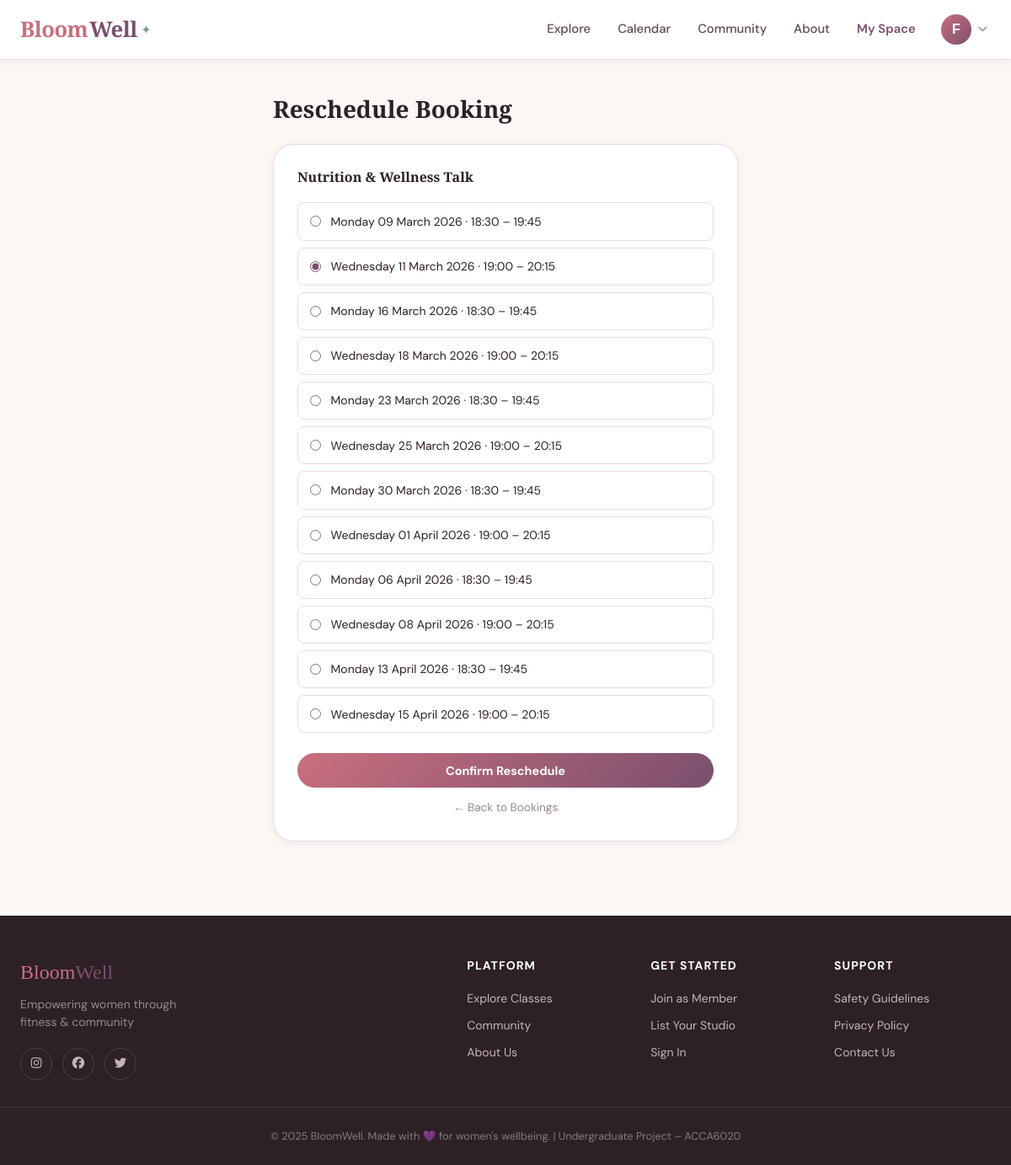
The app's page /member/booking/reschedule/10 (signed in) with its own data.
### app/models/__init__.py (models this page shows, shortened)
class User(UserMixin, db.Model):
    __tablename__ = 'users'
    id = db.Column(db.Integer, primary_key=True)
    email = db.Column(db.String(120), unique=True, nullable=False, index=True)
    username = db.Column(db.String(80), unique=True, nullable=False)
    password_hash = db.Column(db.String(256), nullable=False)
    role = db.Column(db.String(20), nullable=False, default='member')
    full_name = db.Column(db.String(120))
    profile_image = db.Column(db.String(200), default='default_avatar.png')
    bio = db.Column(db.Text)
    location = db.Column(db.String(120))
    phone = db.Column(db.String(20))
    is_active = db.Column(db.Boolean, default=True)
    is_verified = db.Column(db.Boolean, default=False)
    created_at = db.Column(db.DateTime, default=datetime.utcnow)
    last_seen = db.Column(db.DateTime, default=datetime.utcnow)
    member_profile = db.relationship('MemberProfile', backref='user', uselist=False, cascade='all, delete-orphan')
    provider_profile = db.relationship('ProviderProfile', backref='user', uselist=False, cascade='all, delete-orphan')
    bookings = db.relationship('Booking', backref='user', lazy='dynamic', cascade='all, delete-orphan')
    reviews = db.relationship('Review', backref='user', lazy='dynamic', cascade='all, delete-orphan')
    reports = db.relationship('Report', backref='reporter', lazy='dynamic', cascade='all, delete-orphan', foreign_keys='Report.reporter_id')
    discussions = db.relationship('Discussion', backref='author', lazy='dynamic', cascade='all, delete-orphan')
    discussion_replies = db.relationship('DiscussionReply', backref='author', lazy='dynamic', cascade='all, delete-orphan')
    def is_admin(self): return self.role == 'admin'
    def is_provider(self): return self.role == 'provider'
    def is_member(self): return self.role == 'member'

class FitnessClass(db.Model):
    __tablename__ = 'fitness_classes'
    id = db.Column(db.Integer, primary_key=True)
    provider_id = db.Column(db.Integer, db.ForeignKey('provider_profiles.id'), nullable=False)
    title = db.Column(db.String(150), nullable=False)
    description = db.Column(db.Text)
    activity_type = db.Column(db.String(50), nullable=False)
    difficulty_level = db.Column(db.String(20))
    duration_minutes = db.Column(db.Integer)
    max_capacity = db.Column(db.Integer, default=20)
    current_bookings = db.Column(db.Integer, default=0)
    price = db.Column(db.Float, default=0.0)
    is_free = db.Column(db.Boolean, default=False)
    is_online = db.Column(db.Boolean, default=False)
    is_women_only = db.Column(db.Boolean, default=True)
    is_active = db.Column(db.Boolean, default=True)
    image = db.Column(db.String(200))
    location = db.Column(db.String(300))
    city = db.Column(db.String(100))
    postcode = db.Column(db.String(20))
    language = db.Column(db.String(50), default='English')
    accessibility_info = db.Column(db.Text)
    cover_image_url = db.Column(db.String(500))  # External image URL for display
    latitude = db.Column(db.Float)   # For map display
    longitude = db.Column(db.Float)  # For map display
    created_at = db.Column(db.DateTime, default=datetime.utcnow)
    schedules = db.relationship('ClassSchedule', backref='fitness_class', lazy='dynamic', cascade='all, delete-orphan')
    bookings = db.relationship('Booking', backref='fitness_class', lazy='dynamic', cascade='all, delete-orphan')
    reviews = db.relationship('Review', backref='fitness_class', lazy='dynamic', cascade='all, delete-orphan')

class ClassSchedule(db.Model):
    __tablename__ = 'class_schedules'
    id = db.Column(db.Integer, primary_key=True)
    class_id = db.Column(db.Integer, db.ForeignKey('fitness_classes.id'), nullable=False)
    date = db.Column(db.Date, nullable=False)
    start_time = db.Column(db.Time, nullable=False)
    end_time = db.Column(db.Time, nullable=False)
    is_cancelled = db.Column(db.Boolean, default=False)
    cancellation_reason = db.Column(db.Text)
    available_spots = db.Column(db.Integer)
    notes = db.Column(db.Text)
    created_at = db.Column(db.DateTime, default=datetime.utcnow)
    bookings = db.relationship('Booking', backref='schedule', lazy='dynamic')

class Booking(db.Model):
    __tablename__ = 'bookings'
    id = db.Column(db.Integer, primary_key=True)
    user_id = db.Column(db.Integer, db.ForeignKey('users.id'), nullable=False)
    class_id = db.Column(db.Integer, db.ForeignKey('fitness_classes.id'), nullable=False)
    schedule_id = db.Column(db.Integer, db.ForeignKey('class_schedules.id'), nullable=True)
    status = db.Column(db.String(20), default='confirmed')
    booking_date = db.Column(db.DateTime, default=datetime.utcnow)
    notes = db.Column(db.Text)
    confirmation_code = db.Column(db.String(20))
    reminder_sent = db.Column(db.Boolean, default=False)

### app/routes/member.py (the view, shortened to what this page needs)
@member_bp.route('/booking/reschedule/<int:booking_id>', methods=['GET', 'POST'])
@login_required
@member_required
def reschedule_booking(booking_id):
    booking = Booking.query.get_or_404(booking_id)
    if booking.user_id != current_user.id:
        flash('Access denied.', 'danger')
        return redirect(url_for('member.my_bookings'))
    schedules = booking.fitness_class.schedules.filter_by(is_cancelled=False).all()
    return render_template('member/reschedule.html', booking=booking,
                           schedules=schedules, title='Reschedule Booking')

### app/models/__init__.py (called while the page is built)
@login_manager.user_loader
def load_user(user_id):
    return User.query.get(int(user_id))

### app/routes/member.py (called while the page is built)
def member_required(f):
    @wraps(f)
    def decorated_function(*args, **kwargs):
        if not current_user.is_authenticated or not current_user.is_member():
            flash('Access restricted to members.', 'warning')
            return redirect(url_for('main.index'))
        return f(*args, **kwargs)
    return decorated_function

### app/templates/member/reschedule.html (shortened to what this page needs)
{% extends "base.html" %}
{% block content %}
<div style="max-width:600px;margin:2.5rem auto;padding:0 1.5rem 3rem">
    <h1 style="font-family:var(--font-display);font-size:1.75rem;margin-bottom:1.5rem">Reschedule Booking</h1>
    <div style="background:white;border-radius:var(--radius-lg);border:1px solid var(--border);padding:1.75rem;box-shadow:var(--shadow-sm)">
        <h3 style="font-size:1rem;margin-bottom:1.2rem">{{ booking.fitness_class.title }}</h3>
        <form method="POST">
            {% for s in schedules %}
            <label style="display:flex;align-items:center;gap:.75rem;padding:.65rem .85rem;border:1.5px solid var(--border);border-radius:var(--radius-sm);margin-bottom:.5rem;cursor:pointer;font-size:.875rem">
                <input type="radio" name="schedule_id" value="{{ s.id }}" {% if s.id == booking.schedule_id %}checked{% endif %} style="accent-color:var(--plum)">
                {{ s.date.strftime('%A %d %B %Y') }} · {{ s.start_time.strftime('%H:%M') }} – {{ s.end_time.strftime('%H:%M') }}
            </label>
            {% endfor %}
            <button type="submit" style="width:100%;margin-top:1rem;background:linear-gradient(135deg,var(--rose),var(--plum));color:white;border:none;border-radius:100px;padding:.7rem;font-size:.9rem;font-weight:700;cursor:pointer;font-family:var(--font-body)">Confirm Reschedule</button>
        </form>
        <a href="{{ url_for('member.my_bookings') }}" style="display:block;text-align:center;margin-top:.85rem;font-size:.85rem;color:var(--text-light)">← Back to Bookings</a>
    </div>
</div>
{% endblock %}

### app/templates/base.html (shortened to what this page needs)
<!DOCTYPE html>
<html lang="en">
<head>
    <link rel="stylesheet" href="https://cdnjs.cloudflare.com/ajax/libs/font-awesome/6.5.0/css/all.min.css">
    <link rel="stylesheet" href="{{ url_for('static', filename='css/style.css') }}">
</head>
<body>
<nav class="navbar">
    <div class="nav-container">
        <a href="{{ url_for('main.index') }}" class="nav-logo">
            <span class="logo-bloom">Bloom</span><span class="logo-well">Well</span><span class="logo-dot">✦</span>
        </a>
        <div class="nav-links">
            <a href="{{ url_for('main.explore') }}" class="nav-link">Explore</a>
            <a href="{{ url_for('main.calendar') }}" class="nav-link">Calendar</a>
            <a href="{{ url_for('main.community') }}" class="nav-link">Community</a>
            <a href="{{ url_for('main.about') }}" class="nav-link">About</a>
            {% if current_user.is_authenticated %}
                {% if current_user.is_admin() %}
                    <a href="{{ url_for('admin.dashboard') }}" class="nav-link nav-dashboard">Admin Panel</a>
                {% elif current_user.is_provider() %}
                    <a href="{{ url_for('provider.dashboard') }}" class="nav-link nav-dashboard">My Studio</a>
                {% else %}
                    <a href="{{ url_for('member.dashboard') }}" class="nav-link nav-dashboard">My Space</a>
                {% endif %}
                <div class="nav-user-menu">
                    <button class="nav-avatar-btn" onclick="toggleUserMenu()">
                        {% if current_user.profile_image and current_user.profile_image != 'default_avatar.png' %}
                            <img src="{{ url_for('static', filename='images/' + current_user.profile_image) }}" alt="avatar" class="nav-avatar-img">
                        {% else %}
                            <div class="nav-avatar-placeholder">{{ current_user.full_name[0] if current_user.full_name else current_user.username[0] }}</div>
                        {% endif %}
                        <i class="fas fa-chevron-down nav-chevron"></i>
                    </button>
                </div>
            {% else %}
                <a href="{{ url_for('auth.login') }}" class="btn-nav-outline">Sign In</a>
                <a href="{{ url_for('auth.register') }}" class="btn-nav-solid">Join Free</a>
            {% endif %}
        </div>
    </div>
</nav>
<main>
    {% block content %}{% endblock %}
</main>
<footer class="footer">
    <div class="footer-container">
        <div class="footer-brand">
            <p class="footer-logo"><span class="logo-bloom">Bloom</span><span class="logo-well">Well</span></p>
            <p class="footer-tagline">Empowering women through fitness & community</p>
            <div class="footer-social">
                <a href="#" class="social-link"><i class="fab fa-instagram"></i></a>
                <a href="#" class="social-link"><i class="fab fa-facebook"></i></a>
                <a href="#" class="social-link"><i class="fab fa-twitter"></i></a>
            </div>
        </div>
        <div class="footer-links">
            <div class="footer-col">
                <h4>Platform</h4>
                <a href="{{ url_for('main.explore') }}">Explore Classes</a>
                <a href="{{ url_for('main.community') }}">Community</a>
                <a href="{{ url_for('main.about') }}">About Us</a>
            </div>
            <div class="footer-col">
                <h4>Get Started</h4>
                <a href="{{ url_for('auth.register') }}">Join as Member</a>
                <a href="{{ url_for('auth.register') }}">List Your Studio</a>
                <a href="{{ url_for('auth.login') }}">Sign In</a>
            </div>
            <div class="footer-col">
                <h4>Support</h4>
                <a href="#">Safety Guidelines</a>
                <a href="#">Privacy Policy</a>
                <a href="#">Contact Us</a>
            </div>
        </div>
    </div>
    <div class="footer-bottom">
        <p>© 2025 BloomWell. Made with 💜 for women's wellbeing. | Undergraduate Project – ACCA6020</p>
    </div>
</footer>
</body>
</html>

### app/static/css/style.css (style rules this page uses)
:root { --rose: #C96F7E; --rose-light: #E8A5B0; --rose-pale: #F5E0E3; --plum: #7B4F6E; --plum-light: #A67D96; --sage: #7A9B8A; --sage-light: #A8C4B4; --cream: #FAF7F4; --warm-white: #FFFFFF; --text-dark: #2D2027; --text-mid: #5C4A55; --text-light: #9A8591; --border: #EDD9DF; --shadow-sm: 0 2px 8px rgba(123, 79, 110, 0.08); --shadow-md: 0 8px 32px rgba(123, 79, 110, 0.12); --shadow-lg: 0 20px 60px rgba(123, 79, 110, 0.18); --radius: 16px; --radius-sm: 8px; --radius-lg: 24px; --font-display: 'Playfair Display', Georgia, serif; --font-body: 'DM Sans', system-ui, sans-serif; --transition: all 0.25s ease; }
*, *::before, *::after { box-sizing: border-box; margin: 0; padding: 0; }
html { scroll-behavior: smooth; }
body { font-family: var(--font-body); color: var(--text-dark); background: var(--cream); line-height: 1.6; min-height: 100vh; display: flex; flex-direction: column; }
main { flex: 1; }
a { color: var(--plum); text-decoration: none; transition: var(--transition); }
h1, h2, h3 { font-family: var(--font-display); font-weight: 600; line-height: 1.3; }
h4, h5, h6 { font-family: var(--font-body); font-weight: 600; }
.navbar { position: sticky; top: 0; z-index: 1000; background: rgba(255, 255, 255, 0.95); backdrop-filter: blur(12px); border-bottom: 1px solid var(--border); box-shadow: var(--shadow-sm); }
.nav-container { max-width: 1200px; margin: 0 auto; padding: 0 1.5rem; height: 70px; display: flex; align-items: center; justify-content: space-between; gap: 2rem; }
.nav-logo { font-family: var(--font-display); font-size: 1.6rem; font-weight: 700; letter-spacing: -0.5px; display: flex; align-items: center; gap: 2px; }
.logo-bloom { color: var(--rose); }
.logo-well { color: var(--plum); }
.logo-dot { color: var(--sage); font-size: 0.8rem; margin-left: 3px; }
.nav-links { display: flex; align-items: center; gap: 0.25rem; }
.nav-link { font-size: 0.925rem; font-weight: 500; color: var(--text-mid); padding: 0.5rem 0.875rem; border-radius: var(--radius-sm); transition: var(--transition); }
.nav-link.nav-dashboard { color: var(--plum); font-weight: 600; }
.nav-user-menu { position: relative; margin-left: 0.5rem; }
.nav-avatar-btn { display: flex; align-items: center; gap: 0.5rem; background: none; border: none; cursor: pointer; padding: 0.25rem; border-radius: 100px; transition: var(--transition); }
.nav-avatar-placeholder { width: 36px; height: 36px; border-radius: 50%; background: linear-gradient(135deg, var(--rose), var(--plum)); color: white; display: flex; align-items: center; justify-content: center; font-weight: 700; font-size: 1rem; text-transform: uppercase; }
.nav-chevron { color: var(--text-light); font-size: 0.7rem; transition: var(--transition); }
.footer { background: var(--text-dark); color: #c4b5bc; margin-top: auto; }
.footer-container { max-width: 1200px; margin: 0 auto; padding: 3rem 1.5rem 2rem; display: grid; grid-template-columns: 1.5fr 2fr; gap: 4rem; }
.footer-logo { font-family: var(--font-display); font-size: 1.5rem; margin-bottom: 0.5rem; }
.footer-tagline { font-size: 0.875rem; opacity: 0.7; max-width: 220px; line-height: 1.5; }
.footer-social { display: flex; gap: 0.75rem; margin-top: 1.25rem; }
.social-link { width: 38px; height: 38px; border-radius: 50%; border: 1px solid rgba(255,255,255,0.15); display: flex; align-items: center; justify-content: center; color: #c4b5bc; font-size: 0.9rem; transition: var(--transition); }
.footer-links { display: grid; grid-template-columns: repeat(3, 1fr); gap: 2rem; }
.footer-col h4 { color: white; font-size: 0.875rem; font-weight: 700; text-transform: uppercase; letter-spacing: 1px; margin-bottom: 1rem; }
.footer-col a { display: block; font-size: 0.875rem; color: #c4b5bc; margin-bottom: 0.6rem; transition: var(--transition); }
.footer-bottom { border-top: 1px solid rgba(255,255,255,0.08); padding: 1.5rem; text-align: center; font-size: 0.8rem; color: rgba(196, 181, 188, 0.6); }

### records on screen
User: full_name "F"
FitnessClass: fitness_class "Nutrition & Wellness Talk"
ClassSchedule: schedule_id "☐ Monday 09 March 2026 · 18:30 –", date "Monday 09 March 2026", start_time "18:30", end_time "19:45"
ClassSchedule: schedule_id "☑ Wednesday 11 March 2026 · 19:0", date "Wednesday 11 March 2026", start_time "19:00", end_time "20:15"
ClassSchedule: schedule_id "☐ Monday 16 March 2026 · 18:30 –", date "Monday 16 March 2026", start_time "18:30", end_time "19:45"
ClassSchedule: schedule_id "☐ Wednesday 18 March 2026 · 19:0", date "Wednesday 18 March 2026", start_time "19:00", end_time "20:15"
ClassSchedule: schedule_id "☐ Monday 23 March 2026 · 18:30 –", date "Monday 23 March 2026", start_time "18:30", end_time "19:45"
ClassSchedule: schedule_id "☐ Wednesday 25 March 2026 · 19:0", date "Wednesday 25 March 2026", start_time "19:00", end_time "20:15"
ClassSchedule: schedule_id "☐ Monday 30 March 2026 · 18:30 –", date "Monday 30 March 2026", start_time "18:30", end_time "19:45"
ClassSchedule: schedule_id "☐ Wednesday 01 April 2026 · 19:0", date "Wednesday 01 April 2026", start_time "19:00", end_time "20:15"
ClassSchedule: schedule_id "☐ Monday 06 April 2026 · 18:30 –", date "Monday 06 April 2026", start_time "18:30", end_time "19:45"
ClassSchedule: schedule_id "☐ Wednesday 08 April 2026 · 19:0", date "Wednesday 08 April 2026", start_time "19:00", end_time "20:15"
ClassSchedule: schedule_id "☐ Monday 13 April 2026 · 18:30 –", date "Monday 13 April 2026", start_time "18:30", end_time "19:45"
ClassSchedule: schedule_id "☐ Wednesday 15 April 2026 · 19:0", date "Wednesday 15 April 2026", start_time "19:00", end_time "20:15"
